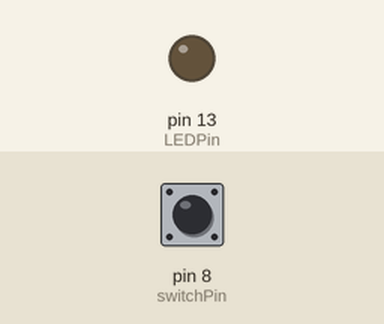
This sketch was run on a simulated Arduino Uno, built with avr-gcc and run on an emulated ATmega328P. Parts: output pins drawn as LEDs (lit = HIGH). The inputs (shaded band) are chosen by the test bench; at power-on: pin 8 (switchPin) LOW.

Above: at 1.2 s.
1.3 s: pin 8 (switchPin) pulled HIGH for 0.15 s
At 1.37 s:
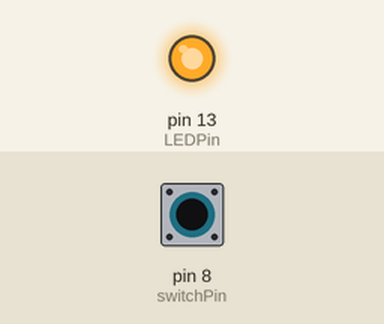
2.9 s: pin 8 (switchPin) pulled HIGH for 3.2 s
At 6.5 s:
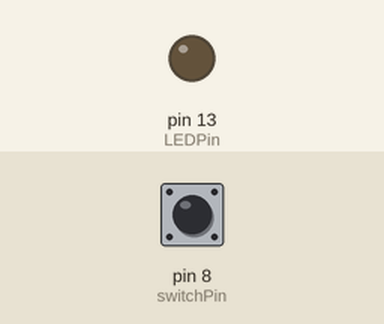
Timing chart, 0 to 8.0 s (numbered marks = the images above; inputs shaded):
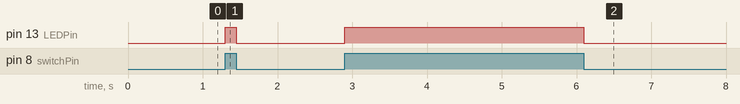

The sketch:

LEDWithButton.ino
```cpp
int switchPin = 8;
int LEDPin = 13;

void setup()
{
	pinMode(switchPin, INPUT);
    pinMode(LEDPin, OUTPUT);
}

void loop()
{
	int value = digitalRead(switchPin);

    if (value == HIGH){
        digitalWrite(LEDPin, HIGH);
    } else {
        digitalWrite(LEDPin, LOW);
    }

}
```

Measured:
- after the input at 1.3 s, pin 13 (LEDPin): LOW → HIGH at once, → LOW 0.15 s later
- after the input at 2.9 s, pin 13 (LEDPin): LOW → HIGH at once, → LOW 3.2 s later
